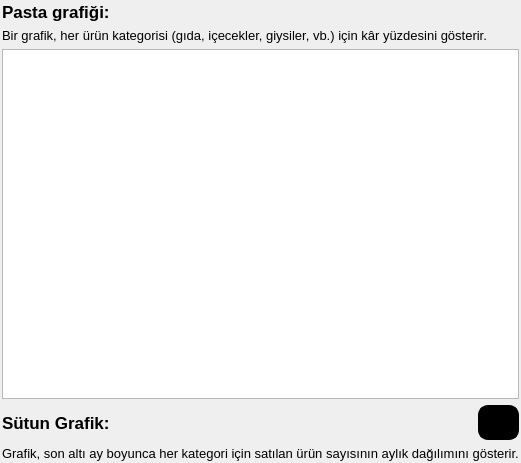
                     <widget class="QWidget" name="widget_11" native="true">
                      <property name="minimumSize">
                       <size>
                        <width>341</width>
                        <height>341</height>
                       </size>
                      </property>
                      <property name="styleSheet">
                       <string notr="true"/>
                      </property>
                      <layout class="QGridLayout" name="gridLayout_74">
                       <property name="leftMargin">
                        <number>2</number>
                       </property>
                       <property name="topMargin">
                        <number>2</number>
                       </property>
                       <property name="rightMargin">
                        <number>2</number>
                       </property>
                       <property name="bottomMargin">
                        <number>2</number>
                       </property>
                       <item row="1" column="0">
                        <widget class="QLabel" name="label_15">
                         <property name="font">
                          <font>
                           <pointsize>10</pointsize>
                          </font>
                         </property>
                         <property name="styleSheet">
                          <string notr="true">color: rgb(0, 0, 0);</string>
                         </property>
                         <property name="text">
                          <string>Bir grafik, her ürün kategorisi (gıda, içecekler, giysiler, vb.) için kâr yüzdesini gösterir.</string>
                         </property>
                        </widget>
                       </item>
                       <item row="2" column="0">
                        <widget class="QChartView" name="graphicsView">
                         <property name="minimumSize">
                          <size>
                           <width>0</width>
                           <height>350</height>
                          </size>
                         </property>
                        </widget>
                       </item>
                       <item row="4" column="0">
                        <widget class="QLabel" name="label_16">
                         <property name="font">
                          <font>
                           <pointsize>10</pointsize>
                          </font>
                         </property>
                         <property name="styleSheet">
                          <string notr="true">color: rgb(0, 0, 0);</string>
                         </property>
                         <property name="text">
                          <string>Grafik, son altı ay boyunca her kategori için satılan ürün sayısının aylık dağılımını gösterir.</string>
                         </property>
                        </widget>
                       </item>
                       <item row="0" column="0">
                        <layout class="QGridLayout" name="gridLayout_73">
                         <item row="0" column="0">
                          <layout class="QGridLayout" name="gridLayout_72">
                           <item row="0" column="0">
                            <widget class="QLabel" name="label_12">
                             <property name="font">
                              <font>
                               <pointsize>13</pointsize>
                               <bold>true</bold>
                              </font>
                             </property>
                             <property name="styleSheet">
                              <string notr="true">color: rgb(0, 0, 0);</string>
                             </property>
                             <property name="text">
                              <string>Pasta grafiği:</string>
                             </property>
                            </widget>
                           </item>
                           <item row="0" column="1">
                            <spacer name="horizontalSpacer_14">
                             <property name="orientation">
                              <enum>Qt::Orientation::Horizontal</enum>
                             </property>
                             <property name="sizeHint" stdset="0">
                              <size>
                               <width>40</width>
                               <height>20</height>
                              </size>
                             </property>
                            </spacer>
                           </item>
                          </layout>
                         </item>
                        </layout>
                       </item>
                       <item row="3" column="0">
                        <layout class="QGridLayout" name="gridLayout_76">
                         <item row="0" column="2">
                          <widget class="QToolButton" name="sutungrafik_guncelleme">
                           <property name="styleSheet">
                            <string notr="true">QToolButton {
	background-color: black;
    color: white; 
    border: 2px solid rgb(0, 0, 0);
    border-radius: 10px; 
    padding: 2px 5px; 

}


QToolButton:pressed {
    background-color:   black; 
    border-color: black;
	color: white; 
}

QToolButton:hover  {
background-color: rgb(98, 43, 18);
	border-radius:10px;
}</string>
                           </property>
                           <property name="text">
                            <string/>
                           </property>
                           <property name="icon">
                            <iconset resource="rec.qrc">
                             <normaloff>:/other ic/icon/other ico/refresh.png</normaloff>:/other ic/icon/other ico/refresh.png</iconset>
                           </property>
                           <property name="iconSize">
                            <size>
                             <width>24</width>
                             <height>24</height>
                            </size>
                           </property>
                          </widget>
                         </item>
                         <item row="0" column="1">
                          <spacer name="horizontalSpacer_15">
                           <property name="orientation">
                            <enum>Qt::Orientation::Horizontal</enum>
                           </property>
                           <property name="sizeHint" stdset="0">
                            <size>
                             <width>40</width>
                             <height>20</height>
                            </size>
                           </property>
                          </spacer>
                         </item>
                         <item row="0" column="0">
                          <widget class="QLabel" name="label_14">
                           <property name="font">
                            <font>
                             <pointsize>13</pointsize>
                             <bold>true</bold>
                            </font>
                           </property>
                           <property name="styleSheet">
                            <string notr="true">color: rgb(0, 0, 0);</string>
                           </property>
                           <property name="text">
                            <string>Sütun Grafik:</string>
                           </property>
                          </widget>
                         </item>
                        </layout>
                       </item>
                      </layout>
                     </widget>
